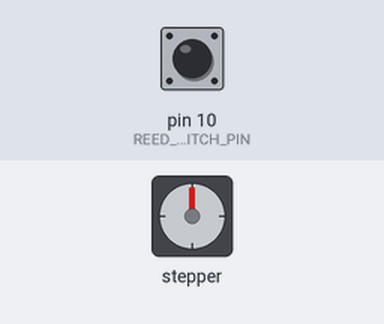
Bench run of a sketch on a simulated Arduino Uno, built with avr-gcc and run on an emulated ATmega328P. Parts: stepper motor. The inputs (shaded band) are chosen by the test bench; at power-on: pin 10 (REED_SWITCH_PIN) HIGH. Stepper angles assume 4096 steps per turn.

Above: at 0.01 s.
At 0.86 s:
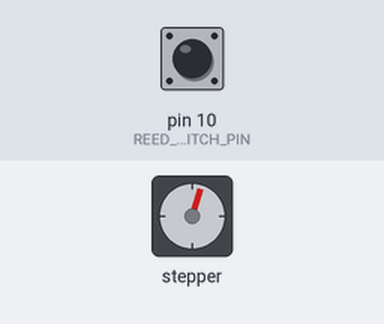
0.9 s: pin 10 (REED_SWITCH_PIN) pulled LOW for 0.15 s
Timing chart, 0 to 3.9 s (numbered marks = the images above; inputs shaded):
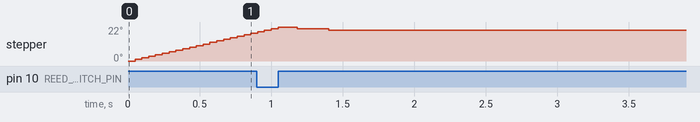

The sketch:

stepper.ino
```cpp
#include <Bounce2.h>
#include <AccelStepper.h>
#include "stepper.h"

// Stepper Motor definitions
#define HALFSTEP 8
#define MOTOR_MAX_SPEED 1000.0
#define MOTOR_ACCELLERATION 250.0
#define MOTOR_FULL_TURN 64*64

#define MOTOR_PIN1  0     // IN1 on the ULN2003 driver 1
#define MOTOR_PIN2  1     // IN2 on the ULN2003 driver 1
#define MOTOR_PIN3  2     // IN3 on the ULN2003 driver 1
#define MOTOR_PIN4  3     // IN4 on the ULN2003 driver 1

//Reed switch definitions
#define REED_SWITCH_PIN 10
#define DEBOUNCE_INTERVAL 10 //in miliseconds

// Initialize with pin sequence IN1-IN3-IN2-IN4 for using the AccelStepper with 28BYJ-48
AccelStepper stepper(HALFSTEP, MOTOR_PIN1, MOTOR_PIN3, MOTOR_PIN2, MOTOR_PIN4);
int stepperStartPos = 0;

//init reed switch bouncer
Bounce reedSwitch = Bounce();

void setup() {

	// setup stepper motor
	stepper.setMaxSpeed(MOTOR_MAX_SPEED);
	stepper.setAcceleration(MOTOR_ACCELLERATION);
	stepper.setSpeed(0);

	// setup reed sensor
	pinMode(REED_SWITCH_PIN, INPUT_PULLUP);
	reedSwitch.attach(REED_SWITCH_PIN);
	reedSwitch.interval(DEBOUNCE_INTERVAL);

	//stepper.moveTo(513*4); // full rotation: 513*4

	// start calibration of the stepper motor
	stepperStartPos = calibrateStepper();

	// move to start position
	//setStepperPosition(STEPPER_START);
	stepper.moveTo(stepperStartPos);

}

void loop() {

  	//Change direction when the stepper reaches the target position
	if (stepper.distanceToGo() != 0) {
		stepper.run();
	}

}

int calibrateStepper() {

	int start1 = 0;
	int start2 = 0;

	stepper.setSpeed(MOTOR_ACCELLERATION); //move slowly to begin of reed switch
	while (readReedSwitch() == HIGH) {
		stepper.runSpeed();
	}
	start1 = stepper.currentPosition(); //move slowly to end of reed switch
	while (readReedSwitch() == LOW) {
		stepper.runSpeed();
	}
	start2 = stepper.currentPosition();

	// calculate middle position
	return (start2 - start1)/2 + start1;
}

void setStepperPosition(StepperPosition position) {
	if (position == STEPPER_EJECT)
		stepper.moveTo(stepperStartPos + MOTOR_FULL_TURN*0.75);
	else if (position == STEPPER_TURN)
		stepper.moveTo(stepperStartPos + MOTOR_FULL_TURN/2);
	else
		stepper.moveTo(stepperStartPos);
}

int readReedSwitch() {
	reedSwitch.update();
	return reedSwitch.read();
}
```

stepper.h
```cpp
enum StepperPosition {
	STEPPER_START, // default position
	STEPPER_TURN, // turn by 180 degrees
	STEPPER_EJECT // throw out postcard
};
```
